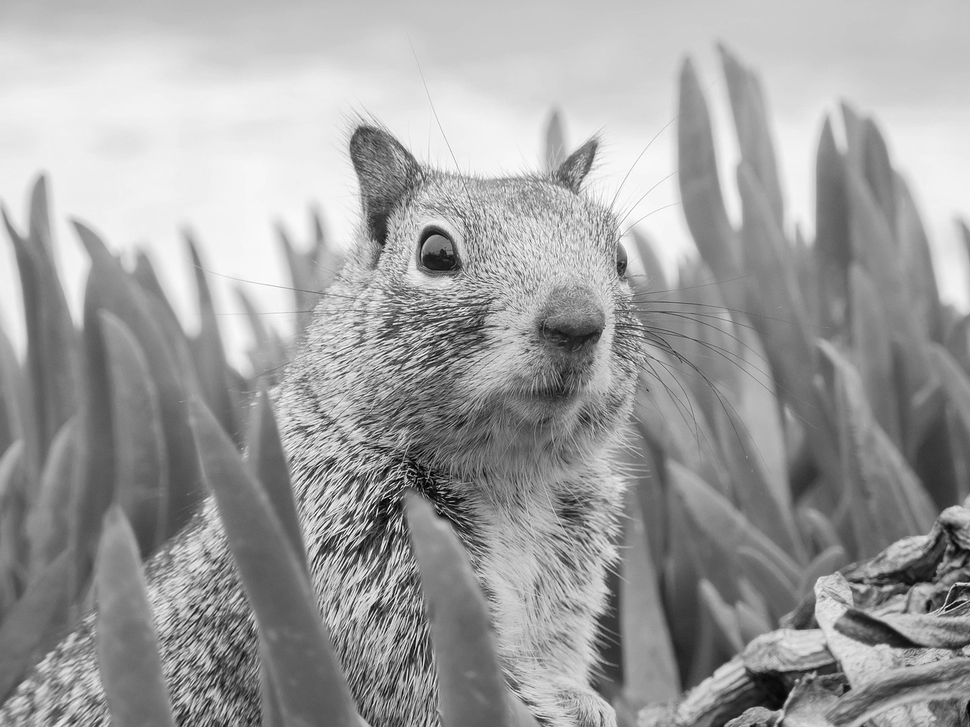
#> input picture LV6_Cvagic/example_grayscale.png, 970 x 727 px, shrunk from 1280 x 960 before the run
$ python LV6_Cvagic_zad4.py
#> lines starting #> are read from the running program, lines starting #| are printed output that depends on the picture
import numpy as np
import matplotlib.pyplot as plt
import matplotlib.image as mpimg
from sklearn.cluster import KMeans

imageNew = mpimg.imread('example_grayscale.png')
#> imageNew is the input picture: shape (727, 970) float32; min 0, max 1, mean 0.624

X = imageNew.reshape(-1, 1)

n_boje = 10
kmeans = KMeans(n_clusters=n_boje, n_init=10, random_state=42)
kmeans.fit(X)

image_compressed = kmeans.cluster_centers_[kmeans.labels_]
image_compressed = image_compressed.reshape(imageNew.shape)

plt.figure(figsize=(10,5))
plt.subplot(1, 2, 1)
plt.title("Original")
plt.imshow(imageNew, cmap='gray')

plt.subplot(1, 2, 2)
plt.title(f"Kopija ({n_boje} boja)")
plt.imshow(image_compressed, cmap='gray')
plt.show()
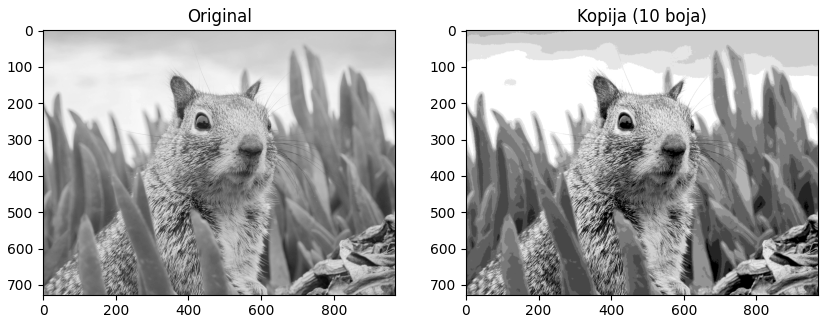
#> figure drawn by matplotlib, 2 panels
